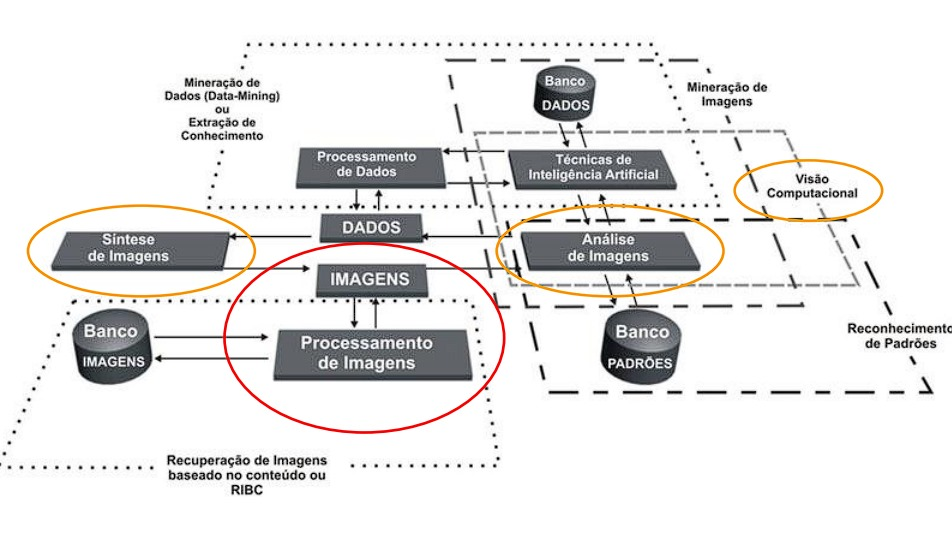
#> input picture src/imagens/img.jpg, 952 x 544 px, found by its file name
$ python medium.py
#> lines starting #> are read from the running program, lines starting #| are printed output that depends on the picture; after the words box and inside, x2 and y2 are one past the last pixel; in counts of white or black regions, pixels touching at a corner belong together
import cv2
import pytesseract as tesseract
import numpy as np

tesseract.pytesseract.tesseract_cmd = r"C:\Program Files\Tesseract-OCR\Tesseract.exe"

photoPath = "C:\\Users\\User\\.visual-studio-workspace\\processamento-de-imagens\\src\\imagens\\"
imageName = "img.jpg"

imagem = cv2.imread(photoPath + imageName)
#> imagem is the input picture: shape (544, 952, 3); mean B, G, R 230, 230.6, 231.7

def apply_threshold(img, argument):
    switcher = {
        1: cv2.threshold(cv2.GaussianBlur(img, (9, 9), 0), 0, 255, cv2.THRESH_BINARY + cv2.THRESH_OTSU)[1],
        2: cv2.threshold(cv2.GaussianBlur(img, (7, 7), 0), 0, 255, cv2.THRESH_BINARY + cv2.THRESH_OTSU)[1],
        3: cv2.threshold(cv2.GaussianBlur(img, (5, 5), 0), 0, 255, cv2.THRESH_BINARY + cv2.THRESH_OTSU)[1],
        18: cv2.adaptiveThreshold(cv2.medianBlur(img, 7), 255, cv2.ADAPTIVE_THRESH_GAUSSIAN_C, cv2.THRESH_BINARY, 31, 2),
        19: cv2.adaptiveThreshold(cv2.medianBlur(img, 5), 255, cv2.ADAPTIVE_THRESH_GAUSSIAN_C, cv2.THRESH_BINARY, 31, 2),
        20: cv2.adaptiveThreshold(cv2.medianBlur(img, 3), 255, cv2.ADAPTIVE_THRESH_GAUSSIAN_C, cv2.THRESH_BINARY, 31, 2)
    }
    return switcher.get(argument, "Invalid method")

def get_string(img, method):
#> called with method = 20
    img = cv2.resize(img, None, fx=1.5, fy=1.5, interpolation=cv2.INTER_CUBIC)
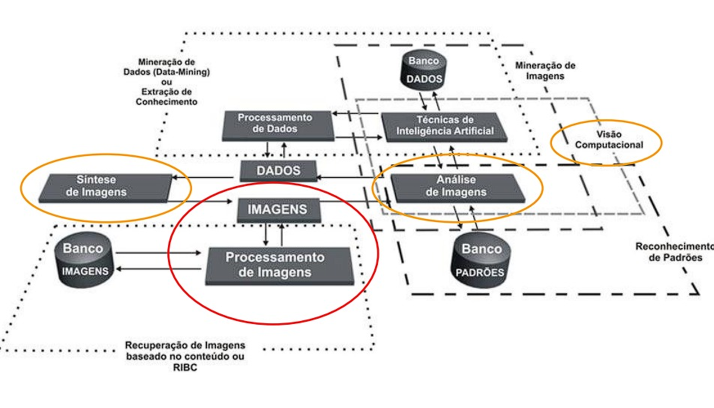
#> img: shape (816, 1428, 3) (shown at 1/2 size); mean of channels 0, 1, 2 229.9, 230.6, 231.6; drawn as B, G, R
    # Convert to gray
    img = cv2.cvtColor(img, cv2.COLOR_BGR2GRAY)
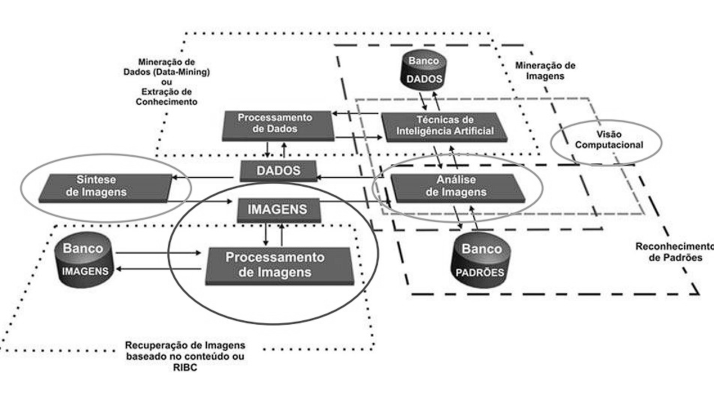
#> img: shape (816, 1428) (shown at 1/2 size); min 0, max 255, mean 230.8

    # Apply dilation and erosion to remove some noise
    kernel = np.ones((1, 1), np.uint8)
    img = cv2.dilate(img, kernel, iterations=1)
    img = cv2.erode(img, kernel, iterations=1)
    # Apply threshold to get image with only black and white
    img = apply_threshold(img, method)
#> in apply_threshold, `return switcher.get(argument, "Invalid method")`:
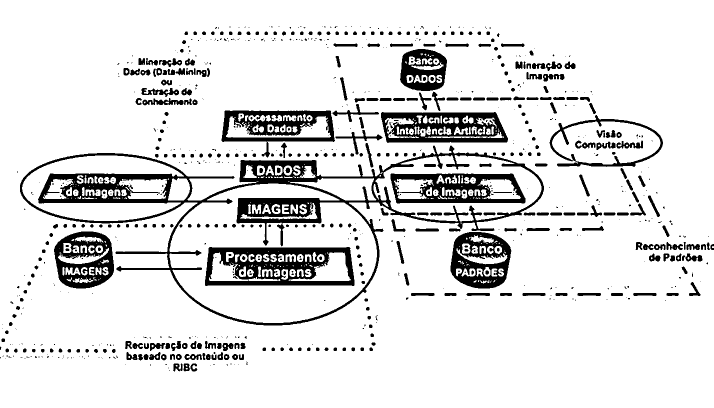
#> returned value: shape (816, 1428) (shown at 1/2 size); 87.9% white; 882 black regions (510 under 20 px), largest, box (x1, y1, x2, y2) and area: (40, 291, 1088, 651) 39052, (410, 494, 709, 572) 13040, (762, 224, 1016, 286) 9829
    # Save the filtered image in the output directory
    cv2.imshow('Imagem Binarizada', img)
    cv2.waitKey(0)

    # Recognize text with tesseract for python
    result = tesseract.image_to_string(img, lang="eng")
    return result

print(get_string(imagem, 20))
#> (the call stopped at in get_string, `result = tesseract.image_to_string(img, lang="eng")`: pytesseract is not available in this run)
